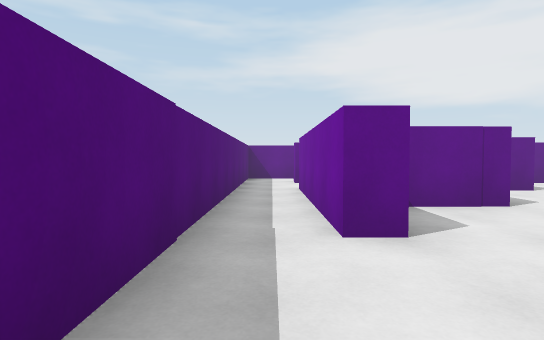
[1] (above)

24 first-person views from a walk through a scene from a Unity 3-D project. The camera is 1.2 m above the floor, tilts 2° down and sees 80° across. The floor is counted in squares, 2 m on a side. Each view is taken from the middle of a square. On the plan, view 1 faces up. The plan holds only what a view shows up to about 10 squares ahead; the rest is blank.

[2]
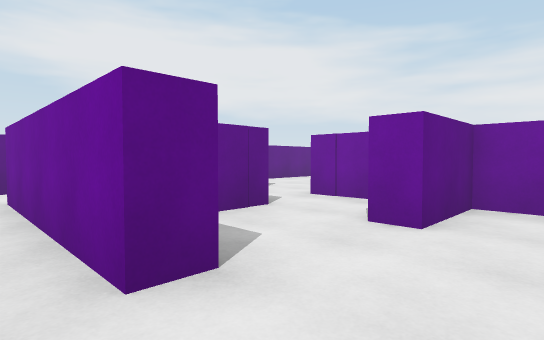

[3]
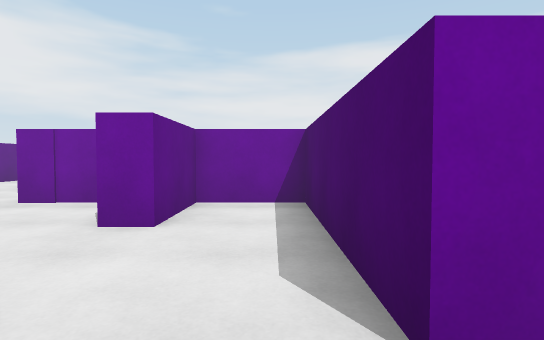

[4]
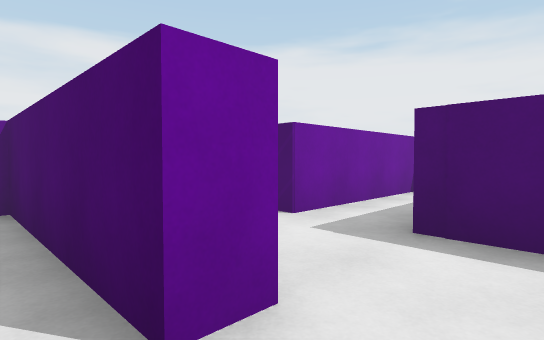

[5]
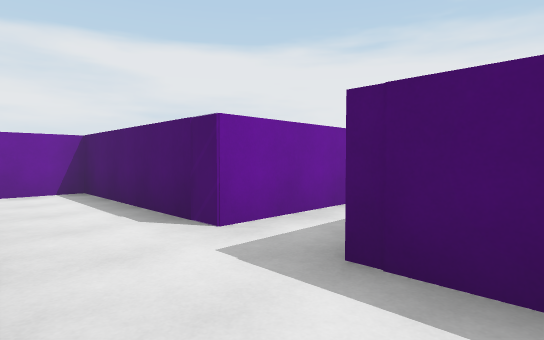

[6]
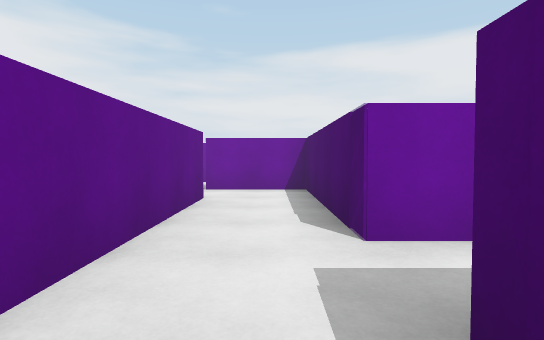

[7]
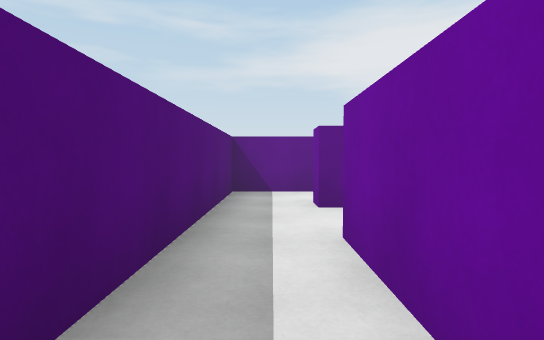

[8]
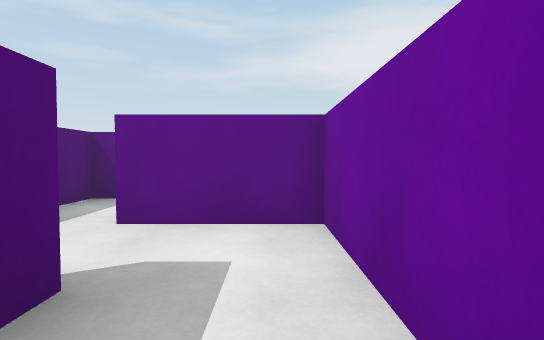

[9]
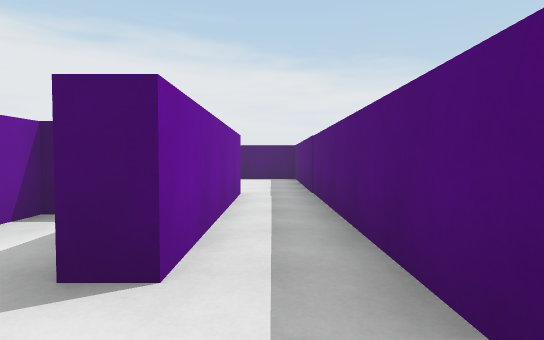

[10]
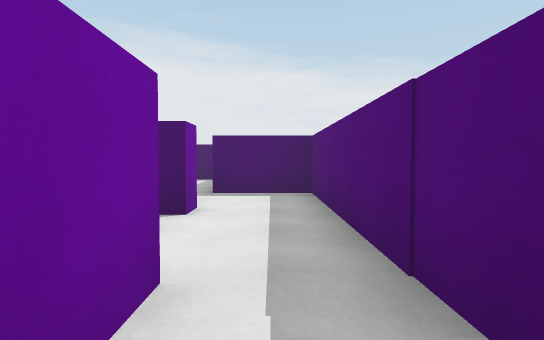

[11]
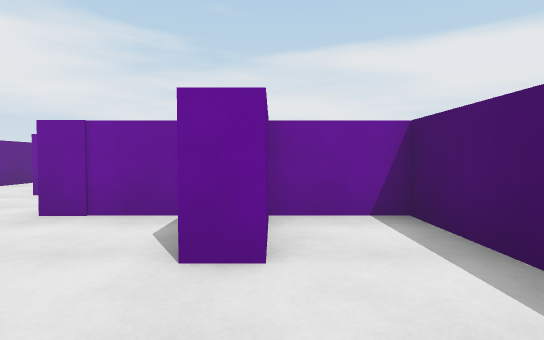

[12]
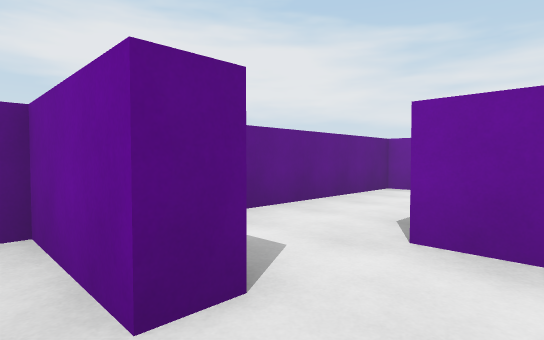

[13]
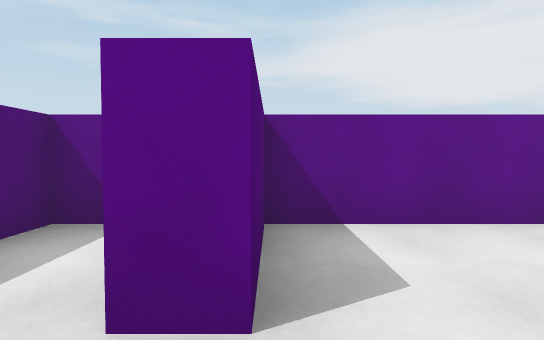

[14]
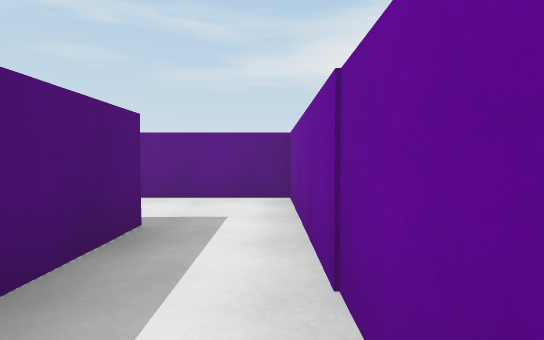

[15]
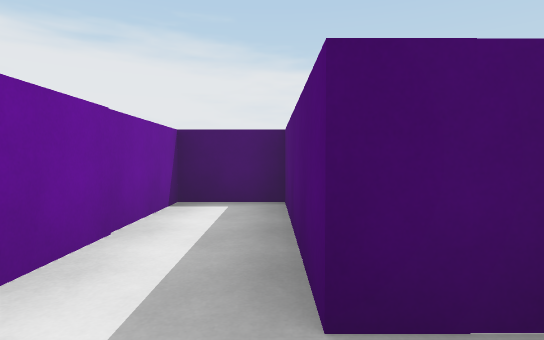

[16]
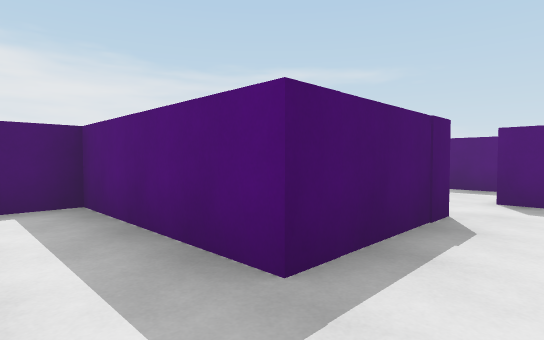

[17]
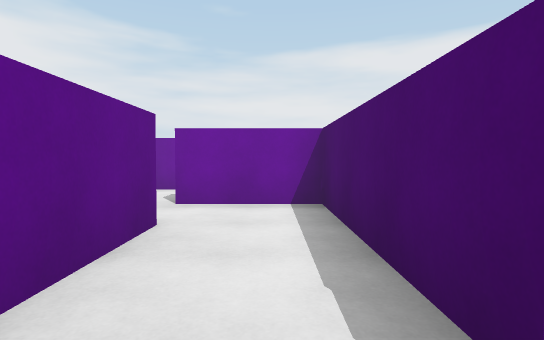

[18]
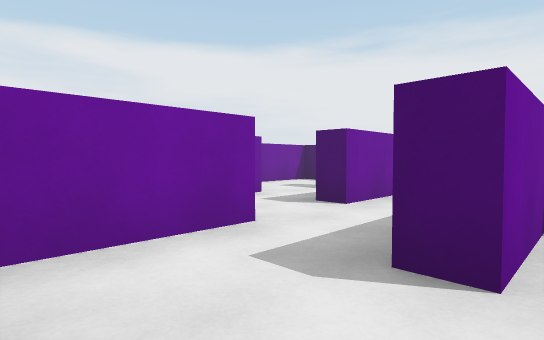

[19]
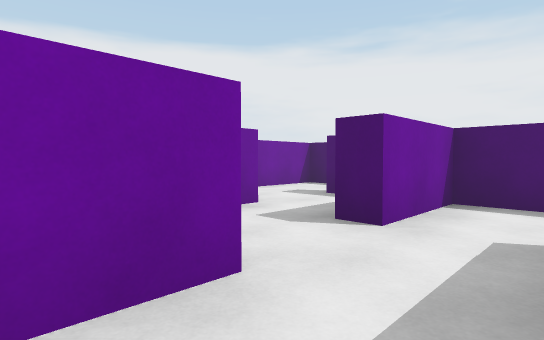

[20]
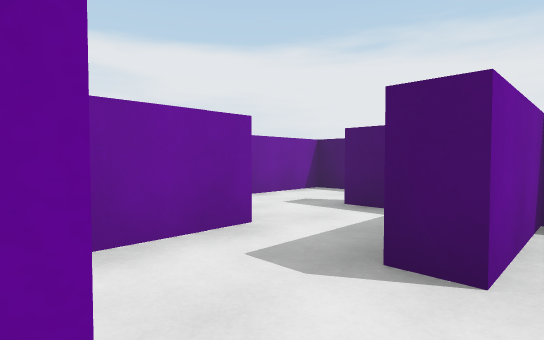

[21]
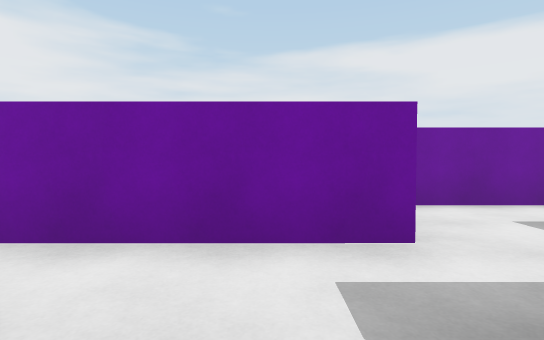

[22]
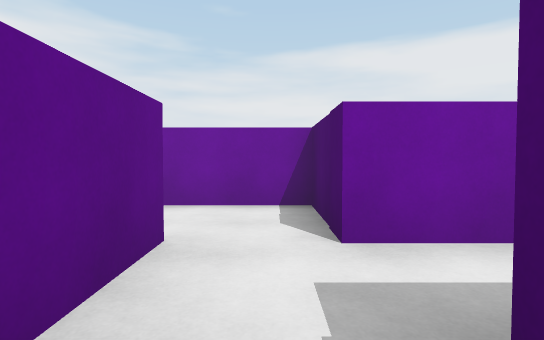

[23]
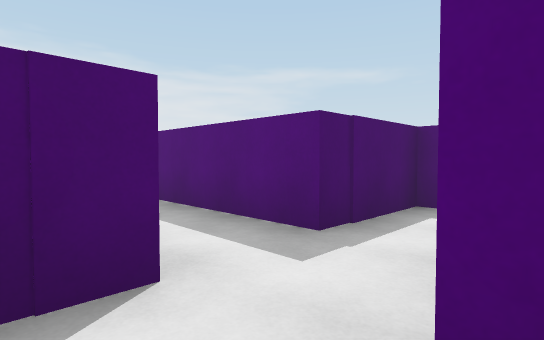

[24]
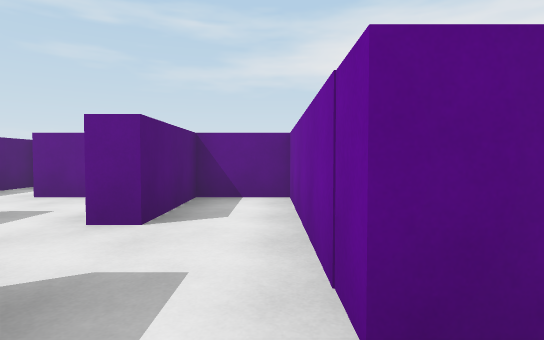

### Floor plan
Key: @ floor where view 1 was taken; # wall or solid block; . floor.
Columns run from 1 left of view 1 to 13 right of it. Each row starts with its distance up from view 1.
 10 ##.
  9 #..
  8 #.###########
  7 #...#.#.....#
  6 #.#.#...###.#
  5 #.#.#...# #.#
  4 #.###.#   #.#
  3 #.#...#.  #.#
  2 #...###.#####
  1 #.....#...#.#
  0 #@#####.#.#.#
 -1 #.......#...#
 -2 ###.#####.#.#
 -3    .#   ..#...#
 -4    .#   ####..#
 -5    ##   #.....#
 -6         ###.###
 -7           #.#
 -8           #
 -9           #

Where each view was taken, in squares from view 1:
view 1: 0 up, 0 right, facing up
view 2: 1 up, 0 right, facing up-right
view 3: 1 up, 0 right, facing right
view 4: 1 up, 0 right, facing down-right
view 5: 0 up, 0 right, facing down-right
view 6: 1 down, 0 right, facing right
view 7: 4 up, 0 right, facing up
view 8: 5 up, 2 right, facing up
view 9: 8 up, 0 right, facing down
view 10: 4 up, 0 right, facing down
view 11: 2 up, 1 right, facing right
view 12: 5 up, 4 right, facing up-right
view 13: 5 up, 5 right, facing up
view 14: 3 up, 10 right, facing up
view 15: 7 up, 9 right, facing down
view 16: 7 up, 10 right, facing down-left
view 17: 1 down, 2 right, facing right
view 18: 2 up, 6 right, facing down-right
view 19: 1 up, 7 right, facing down-right
view 20: 0 up, 8 right, facing down-right
view 21: 1 down, 8 right, facing right
view 22: 5 down, 8 right, facing right
view 23: 4 down, 11 right, facing down-left
view 24: 3 down, 10 right, facing up
